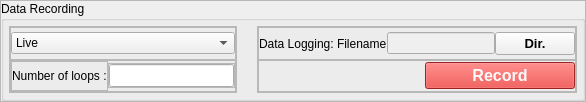
                     <widget class="QFrame" name="Spikeling_bottom_subframe">
                      <property name="frameShape">
                       <enum>QFrame::StyledPanel</enum>
                      </property>
                      <property name="frameShadow">
                       <enum>QFrame::Raised</enum>
                      </property>
                      <layout class="QHBoxLayout" name="horizontalLayout_51">
                       <property name="spacing">
                        <number>0</number>
                       </property>
                       <property name="leftMargin">
                        <number>0</number>
                       </property>
                       <property name="topMargin">
                        <number>0</number>
                       </property>
                       <property name="rightMargin">
                        <number>0</number>
                       </property>
                       <property name="bottomMargin">
                        <number>0</number>
                       </property>
                       <item>
                        <widget class="QGroupBox" name="Spikeling_DataRecording_box">
                         <property name="sizePolicy">
                          <sizepolicy hsizetype="Preferred" vsizetype="Fixed">
                           <horstretch>0</horstretch>
                           <verstretch>0</verstretch>
                          </sizepolicy>
                         </property>
                         <property name="minimumSize">
                          <size>
                           <width>0</width>
                           <height>100</height>
                          </size>
                         </property>
                         <property name="maximumSize">
                          <size>
                           <width>16777215</width>
                           <height>100</height>
                          </size>
                         </property>
                         <property name="styleSheet">
                          <string notr="true"/>
                         </property>
                         <property name="title">
                          <string>Data Recording</string>
                         </property>
                         <layout class="QHBoxLayout" name="horizontalLayout_52">
                          <property name="spacing">
                           <number>20</number>
                          </property>
                          <property name="leftMargin">
                           <number>5</number>
                          </property>
                          <property name="topMargin">
                           <number>5</number>
                          </property>
                          <property name="rightMargin">
                           <number>5</number>
                          </property>
                          <property name="bottomMargin">
                           <number>5</number>
                          </property>
                          <item>
                           <widget class="QFrame" name="Spikeling_DataRecording_left_frame">
                            <property name="frameShape">
                             <enum>QFrame::StyledPanel</enum>
                            </property>
                            <property name="frameShadow">
                             <enum>QFrame::Raised</enum>
                            </property>
                            <layout class="QVBoxLayout" name="verticalLayout_27">
                             <property name="spacing">
                              <number>0</number>
                             </property>
                             <property name="leftMargin">
                              <number>0</number>
                             </property>
                             <property name="topMargin">
                              <number>0</number>
                             </property>
                             <property name="rightMargin">
                              <number>0</number>
                             </property>
                             <property name="bottomMargin">
                              <number>0</number>
                             </property>
                             <item>
                              <widget class="QFrame" name="Spikeling_DataRecording_recordingMode_frame">
                               <property name="frameShape">
                                <enum>QFrame::StyledPanel</enum>
                               </property>
                               <property name="frameShadow">
                                <enum>QFrame::Raised</enum>
                               </property>
                               <layout class="QHBoxLayout" name="horizontalLayout_54">
                                <property name="spacing">
                                 <number>0</number>
                                </property>
                                <property name="leftMargin">
                                 <number>0</number>
                                </property>
                                <property name="topMargin">
                                 <number>0</number>
                                </property>
                                <property name="rightMargin">
                                 <number>0</number>
                                </property>
                                <property name="bottomMargin">
                                 <number>0</number>
                                </property>
                                <item>
                                 <widget class="QComboBox" name="Spikeling_DataRecording_ComboBox">
                                  <item>
                                   <property name="text">
                                    <string>Live </string>
                                   </property>
                                  </item>
                                  <item>
                                   <property name="text">
                                    <string>Loop</string>
                                   </property>
                                  </item>
                                 </widget>
                                </item>
                               </layout>
                              </widget>
                             </item>
                             <item>
                              <widget class="QFrame" name="Spikeling_DataRecording_Loops_frame">
                               <property name="frameShape">
                                <enum>QFrame::StyledPanel</enum>
                               </property>
                               <property name="frameShadow">
                                <enum>QFrame::Raised</enum>
                               </property>
                               <layout class="QHBoxLayout" name="horizontalLayout_53">
                                <property name="spacing">
                                 <number>0</number>
                                </property>
                                <property name="leftMargin">
                                 <number>0</number>
                                </property>
                                <property name="topMargin">
                                 <number>0</number>
                                </property>
                                <property name="rightMargin">
                                 <number>0</number>
                                </property>
                                <property name="bottomMargin">
                                 <number>0</number>
                                </property>
                                <item alignment="Qt::AlignLeft">
                                 <widget class="QFrame" name="Spikeling_DataRecording_Loop_frame">
                                  <property name="frameShape">
                                   <enum>QFrame::StyledPanel</enum>
                                  </property>
                                  <property name="frameShadow">
                                   <enum>QFrame::Raised</enum>
                                  </property>
                                  <layout class="QHBoxLayout" name="horizontalLayout_55">
                                   <property name="spacing">
                                    <number>0</number>
                                   </property>
                                   <property name="leftMargin">
                                    <number>0</number>
                                   </property>
                                   <property name="topMargin">
                                    <number>0</number>
                                   </property>
                                   <property name="rightMargin">
                                    <number>0</number>
                                   </property>
                                   <property name="bottomMargin">
                                    <number>0</number>
                                   </property>
                                   <item>
                                    <widget class="QLabel" name="Spikeling_DataRecording_NumberOfLoops_abel">
                                     <property name="text">
                                      <string>Number of loops :</string>
                                     </property>
                                    </widget>
                                   </item>
                                  </layout>
                                 </widget>
                                </item>
                                <item alignment="Qt::AlignLeft|Qt::AlignVCenter">
                                 <widget class="QFrame" name="Spikeling_DataRecording_numberofloop_frame">
                                  <property name="frameShape">
                                   <enum>QFrame::StyledPanel</enum>
                                  </property>
                                  <property name="frameShadow">
                                   <enum>QFrame::Raised</enum>
                                  </property>
                                  <layout class="QHBoxLayout" name="horizontalLayout_81">
                                   <property name="spacing">
                                    <number>0</number>
                                   </property>
                                   <property name="leftMargin">
                                    <number>0</number>
                                   </property>
                                   <property name="topMargin">
                                    <number>0</number>
                                   </property>
                                   <property name="rightMargin">
                                    <number>0</number>
                                   </property>
                                   <property name="bottomMargin">
                                    <number>0</number>
                                   </property>
                                   <item>
                                    <widget class="QLineEdit" name="Spikeling_DataRecording_NumberOfLoops_value">
                                     <property name="font">
                                      <font>
                                       <pointsize>10</pointsize>
                                       <bold>true</bold>
                                      </font>
                                     </property>
                                     <property name="text">
                                      <string/>
                                     </property>
                                     <property name="alignment">
                                      <set>Qt::AlignCenter</set>
                                     </property>
                                    </widget>
                                   </item>
                                  </layout>
                                 </widget>
                                </item>
                               </layout>
                              </widget>
                             </item>
                            </layout>
                           </widget>
                          </item>
                          <item>
                           <widget class="QFrame" name="Spikeling_DataRecording_right_frame">
                            <property name="frameShape">
                             <enum>QFrame::StyledPanel</enum>
                            </property>
                            <property name="frameShadow">
                             <enum>QFrame::Raised</enum>
                            </property>
                            <layout class="QVBoxLayout" name="verticalLayout_28">
                             <property name="spacing">
                              <number>0</number>
                             </property>
                             <property name="leftMargin">
                              <number>0</number>
                             </property>
                             <property name="topMargin">
                              <number>0</number>
                             </property>
                             <property name="rightMargin">
                              <number>0</number>
                             </property>
                             <property name="bottomMargin">
                              <number>0</number>
                             </property>
                             <item>
                              <widget class="QFrame" name="Spikeling_DataRecording_directory_frame">
                               <property name="frameShape">
                                <enum>QFrame::StyledPanel</enum>
                               </property>
                               <property name="frameShadow">
                                <enum>QFrame::Raised</enum>
                               </property>
                               <layout class="QHBoxLayout" name="horizontalLayout_56">
                                <property name="spacing">
                                 <number>0</number>
                                </property>
                                <property name="leftMargin">
                                 <number>0</number>
                                </property>
                                <property name="topMargin">
                                 <number>0</number>
                                </property>
                                <property name="rightMargin">
                                 <number>0</number>
                                </property>
                                <property name="bottomMargin">
                                 <number>0</number>
                                </property>
                                <item>
                                 <widget class="QLabel" name="Spikeling_DataRecording_SelectRecordFolder_label">
                                  <property name="text">
                                   <string>Data Logging: Filename</string>
                                  </property>
                                 </widget>
                                </item>
                                <item>
                                 <widget class="QLineEdit" name="Spikeling_DataRecording_RecordFolder_value">
                                  <property name="enabled">
                                   <bool>false</bool>
                                  </property>
                                  <property name="text">
                                   <string/>
                                  </property>
                                 </widget>
                                </item>
                                <item>
                                 <widget class="QPushButton" name="Spikeling_DataRecording_RecordFolderDir_pushButton">
                                  <property name="font">
                                   <font>
                                    <pointsize>10</pointsize>
                                    <bold>true</bold>
                                   </font>
                                  </property>
                                  <property name="text">
                                   <string>Dir.</string>
                                  </property>
                                 </widget>
                                </item>
                               </layout>
                              </widget>
                             </item>
                             <item>
                              <widget class="QFrame" name="Spikeling_DataRecording_record_frame">
                               <property name="frameShape">
                                <enum>QFrame::StyledPanel</enum>
                               </property>
                               <property name="frameShadow">
                                <enum>QFrame::Raised</enum>
                               </property>
                               <layout class="QHBoxLayout" name="horizontalLayout_57" stretch="0,0">
                                <property name="spacing">
                                 <number>0</number>
                                </property>
                                <property name="leftMargin">
                                 <number>0</number>
                                </property>
                                <property name="topMargin">
                                 <number>0</number>
                                </property>
                                <property name="rightMargin">
                                 <number>0</number>
                                </property>
                                <property name="bottomMargin">
                                 <number>0</number>
                                </property>
                                <item>
                                 <widget class="QLabel" name="Spikeling_SelectedFolderLabel">
                                  <property name="sizePolicy">
                                   <sizepolicy hsizetype="Expanding" vsizetype="Preferred">
                                    <horstretch>0</horstretch>
                                    <verstretch>0</verstretch>
                                   </sizepolicy>
                                  </property>
                                  <property name="text">
                                   <string/>
                                  </property>
                                  <property name="alignment">
                                   <set>Qt::AlignRight|Qt::AlignTrailing|Qt::AlignVCenter</set>
                                  </property>
                                 </widget>
                                </item>
                                <item>
                                 <widget class="QPushButton" name="Spikeling_DataRecording_Record_pushButton">
                                  <property name="sizePolicy">
                                   <sizepolicy hsizetype="Fixed" vsizetype="Fixed">
                                    <horstretch>0</horstretch>
                                    <verstretch>0</verstretch>
                                   </sizepolicy>
                                  </property>
                                  <property name="minimumSize">
                                   <size>
                                    <width>150</width>
                                    <height>0</height>
                                   </size>
                                  </property>
                                  <property name="font">
                                   <font>
                                    <pointsize>12</pointsize>
                                    <bold>true</bold>
                                   </font>
                                  </property>
                                  <property name="styleSheet">
                                   <string notr="true">color: rgb(250, 250, 250);
background-color: rgb(220, 50, 47);</string>
                                  </property>
                                  <property name="text">
                                   <string>Record</string>
                                  </property>
                                 </widget>
                                </item>
                               </layout>
                              </widget>
                             </item>
                            </layout>
                           </widget>
                          </item>
                         </layout>
                        </widget>
                       </item>
                      </layout>
                     </widget>
